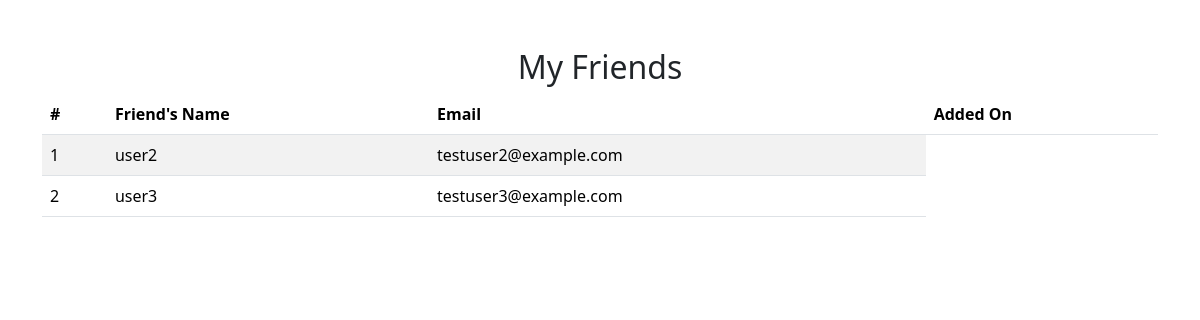
The app's page /view-friends with its own data.
### Muneem/models.py (models this page shows)
class User(db.Model):
    id = db.Column(db.Integer(), primary_key=True)
    username = db.Column(db.String(length=100), nullable=False, unique=True)
    email_address = db.Column(db.String(length=100), nullable=False, unique= True)
    password_hash= db.Column(db.String(length=60), nullable=False)
    budget = db.Column(db.Float(),nullable=False)
    preffered_currency = db.Column(db.String(length=10), nullable=False)
    prs_expenses  = db.relationship('Personal_Expense', backref = 'owned_user', lazy=True)

### Muneem/routes.py (the view)
@app.route('/view-friends')
def view_friend():
    friendships = Friend.query.filter(
        (Friend.user_id == current_user.id) | (Friend.friend_id == current_user.id)
    ).all()
    friend_list = []
    for friendship in friendships:
        if friendship.user_id == current_user.id:
            friend_list.append(friendship.friend)
        else:
            friend_list.append(friendship.user)
    return render_template('view_friends.html', friends=friend_list)

### Muneem/routes.py (called while the page is built)
@app.before_request
def before_request():
    global current_user
    current_user = User.query.filter_by(username="user1").first()  # Using "user1" as current user for now

### Muneem/Templates/view_friends.html (shortened to what this page needs)
<!DOCTYPE html>
<html lang="en">
<head>
    <link href="https://cdn.jsdelivr.net/npm/bootstrap@5.3.2/dist/css/bootstrap.min.css" rel="stylesheet">
</head>
<body>
    <div class="container mt-5">
        <h2 class="text-center">My Friends</h2>
        <table class="table table-striped">
            <thead>
                <tr>
                    <th>#</th>
                    <th>Friend's Name</th>
                    <th>Email</th>
                    <th>Added On</th>
                </tr>
            </thead>
            <tbody>
                {% for friend in friends %}
                <tr>
                    <td>{{ loop.index }}</td>
                    <td>{{ friend.username }}</td>
                    <td>{{ friend.email_address }}</td>
                </tr>
                {% endfor %}
            </tbody>
        </table>
    </div>
</body>
</html>

### records on screen
User: username "user2", email_address "testuser2@example.com"
User: username "user3", email_address "testuser3@example.com"
